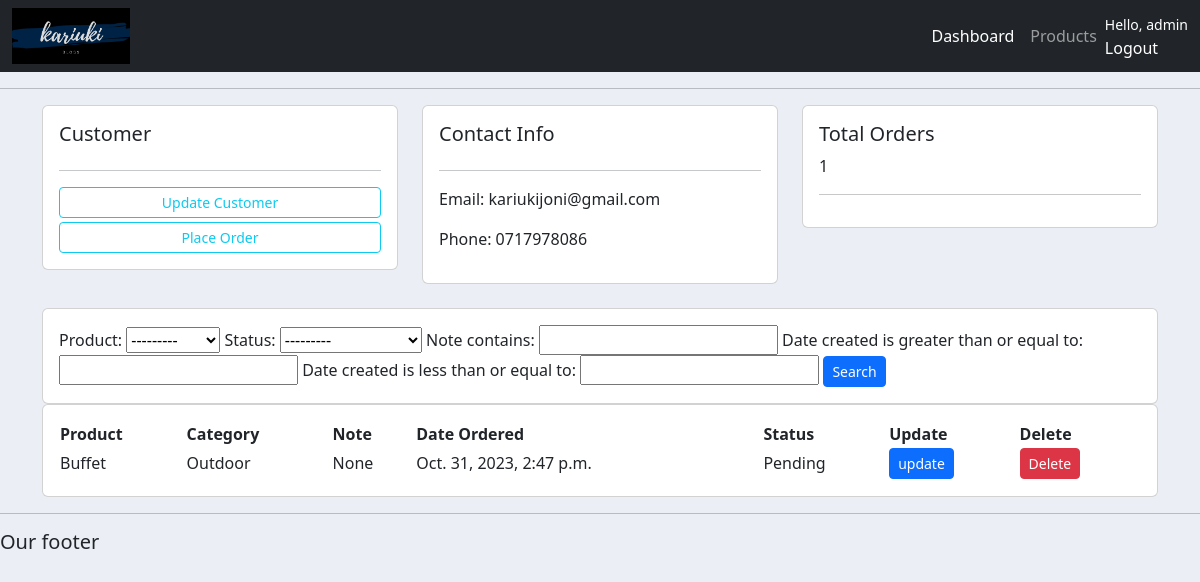
The app's page /customer/1/ (signed in) with its own data.
### accounts/models.py (models this page shows, shortened)
class Customer(models.Model):
    name=models.CharField(max_length=200,null=True)
    phone=models.CharField(max_length=12,null=True)
    email=models.EmailField(max_length=200,null=True)
    date_created=models.DateTimeField(auto_now_add=True,null=True)

class Order(models.Model):
    STATUS=(
        ('Pending','Pending'),
        ('Out for Delivery','Out for Delivery'),
        ('Delivered','Delivered')
    )
    customer=models.ForeignKey(Customer,null=True,on_delete=models.SET_NULL)
    product=models.ForeignKey(Product,null=True,on_delete=models.SET_NULL)
    date_created=models.DateTimeField(auto_now_add=True)
    status=models.CharField(max_length=50,choices=STATUS)
    note=models.CharField(max_length=1000,null=True)

class Product(models.Model):
    CATEGORY=(
        ('Indoor','Indoor'),
        ('Outdoor','Outdoor')
    )
    name=models.CharField(max_length=200)
    price=models.FloatField(null=True)
    category=models.CharField(max_length=50,choices=CATEGORY)
    description=models.CharField(max_length=100,null=True,blank=True)
    date_created=models.DateTimeField(auto_now_add=True)
    tags=models.ManyToManyField(Tag)
    def __str__(self) -> str:
        return self.name

### accounts/decorators.py (the view)
        def wrapper_func(request,*args, **kwargs):
            group=None
            if request.user.groups.exists():
                group=request.user.groups.all()[0].name
            if group in allowed_roles:
                return view_func(request,*args, **kwargs)
            else:
                return HttpResponse('You are not authorized to view this page')

### accounts/views.py (called while the page is built)
@login_required(login_url='login')
@allowed_users(allowed_roles=['admin'])
def customers(request, pk):
    customer = Customer.objects.get(id=pk)
    orders = customer.order_set.all()
    order_count = orders.count()
    order_filter = OrderFilter(request.GET, queryset=orders)
    orders = order_filter.qs
    context = {'customer': customer, 'orders': orders,
               'order_count': order_count, 'order_filter': order_filter}
    return render(request, 'accounts/customers.html', context)

### accounts/templates/accounts/customers.html (shortened to what this page needs)
{% extends "accounts/main.html" %} {% block content %}
<div class="row">
  <div class="col-md">
    <div class="card card-body">
      <h5>Customer</h5>
      <hr />
      <a class="btn btn-outline-info btn-sm btn-block mb-1">Update Customer</a>
      <a
        class="btn btn-outline-info btn-sm btn-block"
        href="{% url 'create_order' customer.id %}"
        >Place Order</a
      >
    </div>
  </div>
  <div class="col-md">
    <div class="card card-body">
      <h5>Contact Info</h5>
      <hr />
      <p>Email: {{customer.email}}</p>
      <p>Phone: {{customer.phone}}</p>
    </div>
  </div>
  <div class="col-md">
    <div class="card card-body">
      <h5>Total Orders</h5>
      {{order_count}}
      <hr />
    </div>
  </div>
</div>
<br />
<div class="row">
  <div class="col-md">
    <div class="card card-body">
      <form method="get">
        {{order_filter.form}}
        <button class="btn btn-primary btn-sm" type="submit">Search</button>
      </form>
    </div>
  </div>
</div>
<div class="row">
  <div class="col-md">
    <div class="card card-body">
      <table table-sm>
        <tr>
          <th>Product</th>
          <th>Category</th>
          <th>Note</th>
          <th>Date Ordered</th>
          <th>Status</th>
          <th>Update</th>
          <th>Delete</th>
        </tr>
        {% for i in orders %}
        <tr>
          <td>{{ i.product }}</td>
          <td>{{i.product.category}}</td>
          <td>{{i.note}}</td>
          <td>{{i.date_created}}</td>
          <td>{{i.status}}</td>
          <td>
            <a
              class="btn btn-primary btn-sm"
              href="{% url 'update_order' i.id %}"
              >update</a
            >
          </td>
          <td>
            <a
              class="btn btn-danger btn-sm"
              href="{% url 'delete_order' i.id %}"
              >Delete</a
            >
          </td>
        </tr>
        {% endfor %}
      </table>
    </div>
  </div>
</div>
{% endblock content %}

### accounts/templates/accounts/navbar.html (shortened to what this page needs)
{% load static%}
<nav class="navbar navbar-expand-lg navbar-dark bg-dark">
  <div class="container-fluid">
    <img style="max-width:10%;" src="{% static 'images/logo.png'%}">
    <div class="collapse navbar-collapse" id="navbarNav">
      <ul class="navbar-nav ms-auto">
        {% if  request.user.is_staff%}
        <li class="nav-item">
          <a class="nav-link active" aria-current="page" href=" {% url "home" %}">Dashboard</a>
        </li>
        <li class="nav-item">
          <a class="nav-link" href="{% url "products" %}">Products</a>
        </li>
        {% endif %}
      </ul>
    </div>
    <span class="text-white"><small>Hello, {{request.user}}</small>
      <a class="nav-link" href=" {% url "logout" %}">Logout</a></span>
  </div>
</nav>

### static/css/main.css (style rules this page uses)
body { background-color: #ebeff5; }

### records on screen
Customer: email "kariukijoni@gmail.com", phone "0717978086"
Order: product "Buffet", product.category "Outdoor", note "None", date_created "Oct. 31, 2023, 2:47 p.m.", status "Pending"

### other values on screen
{{ request.user }} "admin"
{{ order_count }} "1"
